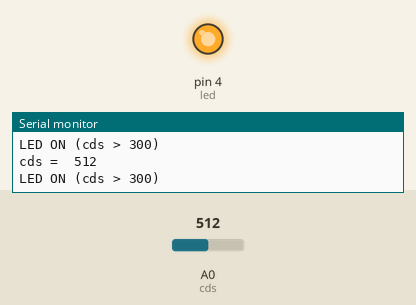
The sketch below on a simulated Arduino Uno, built with avr-gcc and run on an emulated ATmega328P. On the bench: output pins drawn as LEDs (lit = HIGH), the last lines printed to the serial monitor. Inputs (shaded band) come from the test bench; at power-on: A0 (cds) = 512.

Above: at 1.2 s.
1.3 s: A0 (cds) set to 308
2.8 s: A0 (cds) set to 286
At 3.3 s:
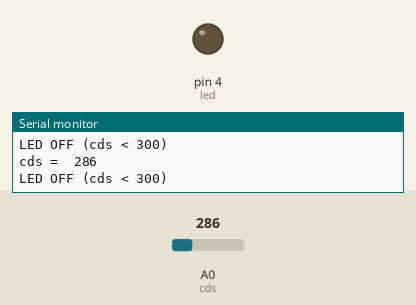
4.3 s: A0 (cds) set to 306
At 4.7 s:
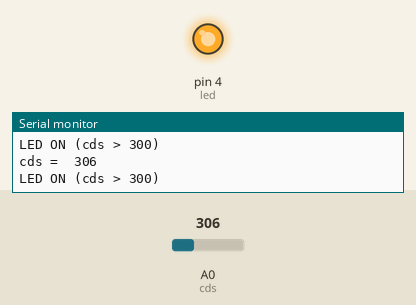
5.9 s: A0 (cds) set to 290
At 7.3 s:
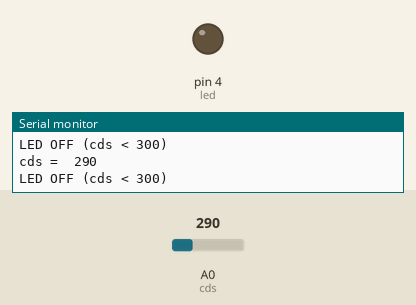
Timing chart, 0 to 8.5 s (numbered marks = the images above; inputs shaded):
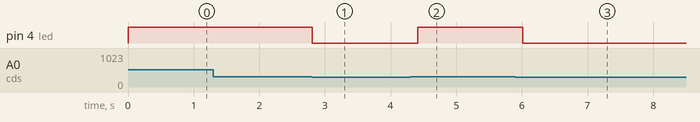

The sketch:

___1_______LED.ino
```cpp
int cds = A0;
int led = 4;

// 실행시 가장 먼저 호출되는 함수이며, 최초 1회만 실행됩니다.
// 변수를 선언하거나 초기화를 위한 코드를 포함합니다.
void setup() {
  Serial.begin(9600);          // 조도센서의 동작 상태를 확인하기 위하여 시리얼 통신을 설정합니다. (전송속도 9600bps)
  pinMode(led, OUTPUT);   // LED 핀을 OUTPUT으로 설정합니다.
}

// setup() 함수가 호출된 이후, loop() 함수가 호출되며,
// 블록 안의 코드를 무한히 반복 실행됩니다.
void loop() {
  // 조도센서로 부터 측정된 밝기 값을 읽어 cdsValue라는 변수에 저장합니다.
  int cdsValue = analogRead(cds);

  // 측정된 밝기 값를 시리얼 모니터에 출력합니다.
  Serial.print("cds =  ");
  Serial.println(cdsValue);

  // 조도센서로 부터 측정된 밝기 값이 500보다 크다면, 아래의 블록을 실행합니다.
  // 기준 밝기값은 주변 환경에 따라 바꿔주세요.
  if (cdsValue > 300) {
    digitalWrite(led, HIGH);
    Serial.println("LED ON (cds > 300)");
  }

  // 조도센서로 부터 측정된 밝기 값이 500보다 작다면, 아래의 블록을 실행합니다.
  else {
    digitalWrite(led, LOW);
    Serial.println("LED OFF (cds < 300)");
  }
  delay(200);
}
```

Measured:
- the behaviour switches between 301 and 300 on A0 (cds) (found by bisection; images 0 and 1)
- after the input at 2.8 s, pin 4 (led): HIGH → LOW at once
- after the input at 4.3 s, pin 4 (led): LOW → HIGH after 0.11 s
- after the input at 5.9 s, pin 4 (led): HIGH → LOW after 0.12 s
